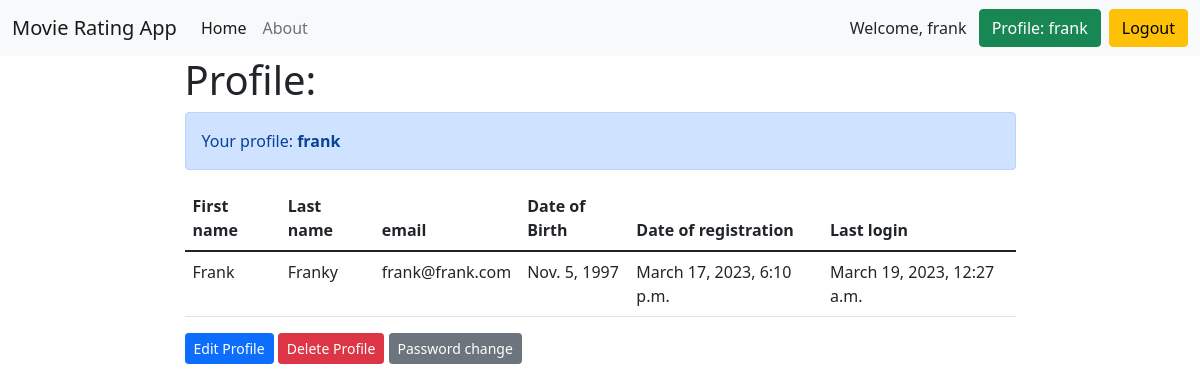
Before: /users/profile/ (signed in) with the older database file.
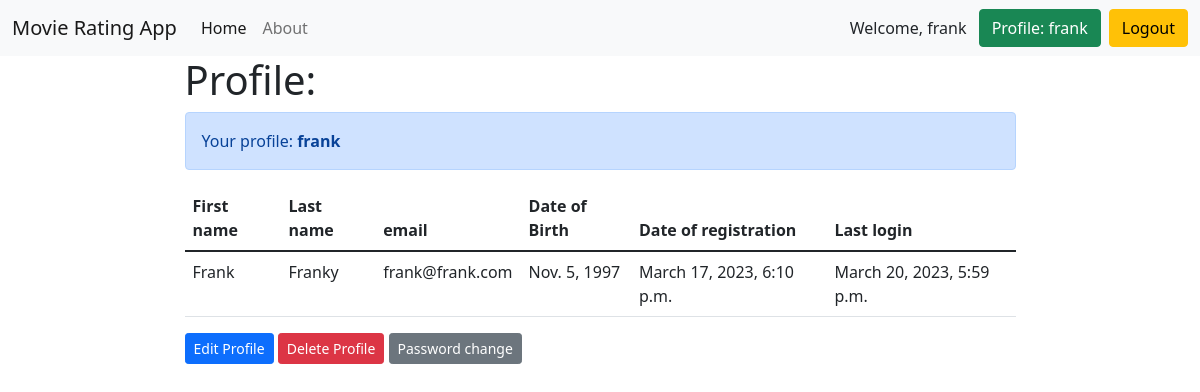
After: the same page with the newer database file.
### accounts/models.py (models this page shows)
class User(AbstractUser):
    email = models.EmailField(unique=True, verbose_name='email')
    date_of_birth = models.DateField(blank=True, null=True, verbose_name='date of birth')

### accounts/views.py (the view)
# urls.py: path('profile/', profile, name='profile'),
@login_required
def profile(request):
    return render(request, 'accounts/profile.html')

### accounts/templates/accounts/profile.html (shortened to what this page needs)
{% extends 'base.html' %}
{% block content %}
<h1>Profile:</h1>
<div class="alert alert-primary" role="alert">Your profile: <b>{{ user.username }}</b></div>
<table class="table">
    <thead>
    <tr>
        <th scope="col">First name</th>
        <th scope="col">Last name</th>
        <th scope="col">email</th>
        <th scope="col">Date of Birth</th>
        <th scope="col">Date of registration</th>
        <th scope="col">Last login</th>
    </tr>
    </thead>
    <tbody>
    <tr>
        <td>{{ user.first_name }}</td>
        <td>{{ user.last_name }}</td>
        <td>{{ user.email }}</td>
        <td>{{ user.date_of_birth }}</td>
        <td>{{ user.date_joined }}</td>
        <td>{{ user.last_login }}</td>
    </tr>
    </tbody>
</table>
<a href="{% url 'accounts:edit_user' pk=user.id %}" class="btn btn-primary btn-sm">Edit Profile</a>
<a href="{% url 'accounts:delete_user' pk=user.id %}" class="btn btn-danger btn-sm">Delete Profile</a>
<a href="{% url 'accounts:password_change' %}" class="btn btn-secondary btn-sm">Password change</a>
{% endblock %}

### templates/base.html (shortened to what this page needs)
<!DOCTYPE html>
<html lang="en">
<head>
    <link href="https://cdn.jsdelivr.net/npm/bootstrap@5.1.3/dist/css/bootstrap.min.css" rel="stylesheet"
>
</head>
<body>
<nav class="navbar navbar-expand-lg navbar-light bg-light">
    <div class="container-fluid">
        <a class="navbar-brand" href="{% url 'home' %}">Movie Rating App</a>
        <div class="collapse navbar-collapse" id="navbarNavAltMarkup">
            <div class="navbar-nav">
                <a class="nav-link active" aria-current="page" href="{% url 'home' %}">Home</a>
                <a class="nav-link" href="{% url 'about' %}">About</a>
            </div>
        </div>
        {% if request.user.is_authenticated %}
        Welcome, {{ user.username }}
        &ensp;<a class="btn btn-success" href="{% url 'accounts:profile' %}" type="submit">Profile: {{ user.username }}</a>
        &ensp;<a class="btn btn-warning" href="{% url 'accounts:logout' %}" type="submit">Logout</a>
        {% else %}
        <a class="btn btn-warning" href="{% url 'accounts:login' %}" type="submit">Login</a>&ensp;
        <a class="btn btn-danger" href="{% url 'accounts:register' %}" type="submit">Sign Up</a>
        {% endif %}
    </div>
</nav>
<div class="container">
    <div class="row">
        <div class="col-md-9 m-auto">
            {% block content %}
            {% endblock %}
        </div>
    </div>
</div>
</body>
</html>

Changed rows visible on the page:
changed User "frank": last_login "March 19, 2023, 12:27 a.m." → "March 20, 2023, 5:59 p.m."
